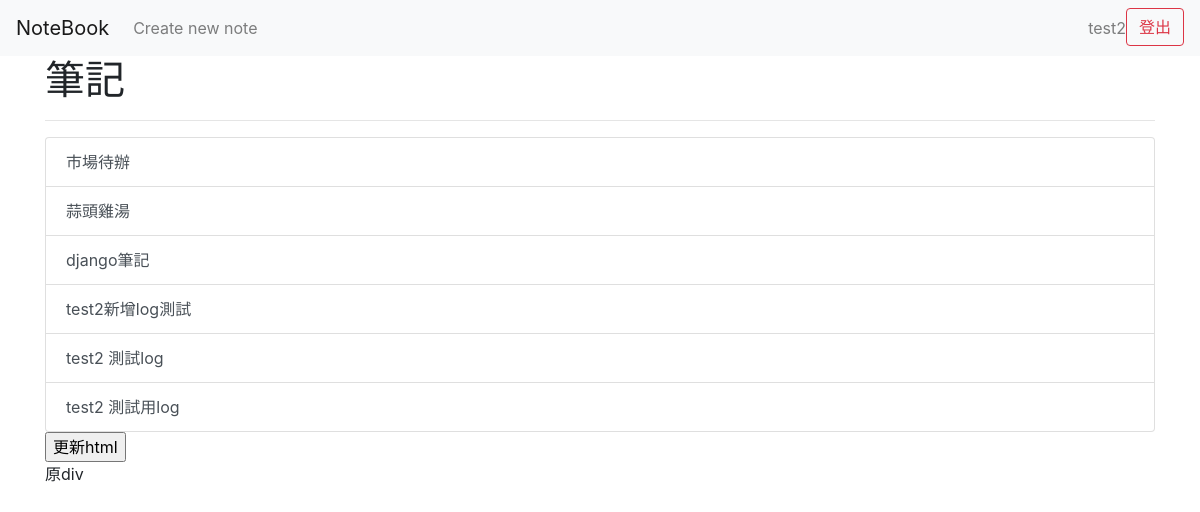
/notes/list/ (signed in), run on an earlier commit of the app's database.
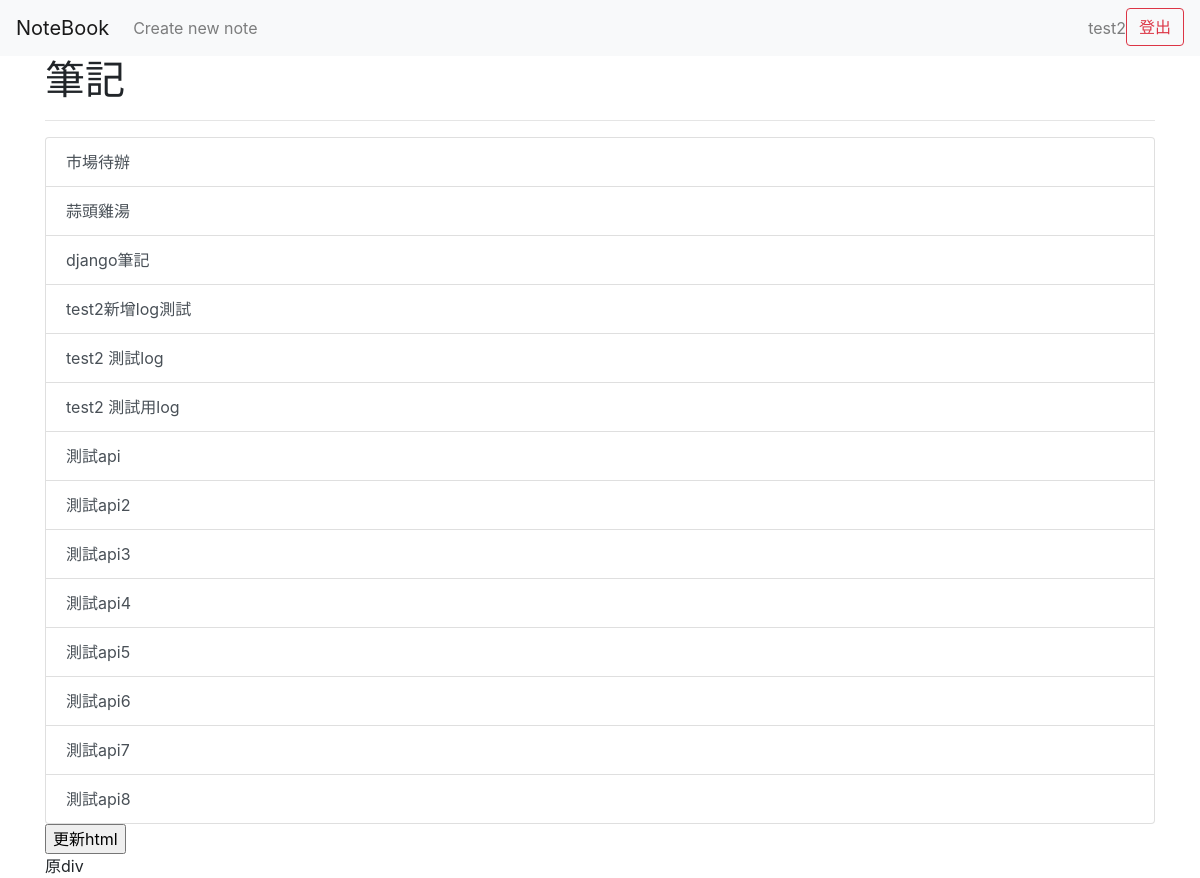
And on a later commit of the database.
### notes/models.py (models this page shows, shortened)
class Note(models.Model):
    title = models.CharField(max_length=20, help_text="筆記標題")
    content = models.TextField(max_length=200, help_text="內容")
    created_at = models.DateTimeField(auto_now=True, help_text="建立時間")
    category = models.ForeignKey(Category,
                                 on_delete=models.CASCADE,
                                 related_name='notes',
                                 help_text="分類")
    author = models.ForeignKey(User,
                               on_delete=models.CASCADE,
                               related_name='notes',
                               blank=True, null=True,
                               help_text="作者")

### notes/views.py (the view)
# urls.py: path('list/', views.NoteListView.as_view(), name='list'),
class NoteListView(LoginRequiredMixin, generic.ListView):
    model = Note
    def get_queryset(self):
        return Note.objects.filter(author=self.request.user)
    def get_context_data(self, **kwargs):
        context = super().get_context_data(**kwargs)
        context["title"] = "筆記"
        return context

### notes/templates/notes/note_list.html
{% extends "notes/base.html" %}
{% block container %}
    {% if note_list %}
        <div class="list-group">
            {% for note in note_list %}
                <a href="{% url 'note:detail' note.pk %}" class="list-group-item list-group-item-action">{{ note.title }}</a>
            {% endfor %}
        </div>
    {% endif %}
    <input type="button" value="更新html" id="btn">
    <div id="msg">原div</div>
{% endblock %}

### notes/templates/notes/base.html (shortened to what this page needs)
<!doctype html>
<html lang="en">
  <head>
    <link rel="stylesheet" href="https://cdn.jsdelivr.net/npm/bootstrap@4.6.2/dist/css/bootstrap.min.css">
  </head>
  <body>
    <nav class="navbar navbar-expand-lg navbar-light bg-light">
        <a class="navbar-brand" href="{% url 'note:list' %}">NoteBook</a>
        <div class="collapse navbar-collapse" id="navbarNavAltMarkup">
            <div class="navbar-nav">
              <a class="nav-link {% if request.path == '/notes/new/' %}active{% endif %}" href="{% url 'note:create' %}">Create new note</a>
            </div>
        </div>
        <div class="d-flex justify-content-end collapse navbar-collapse" id="navbarNavAltMarkup">
            <div class="d-flex justify-content-end navbar-nav ">
              {% if user.is_authenticated %}<span class="navbar-text">{{ user.username }}</span>{% endif %}
              {% if user.is_authenticated %}
              <form method="post" action="{% url 'users:logout' %}">
                <button type="submit" class="btn btn-outline-danger">登出</button>
              </form>
              {% endif %}
            </div>
        </div>
    </nav>
    <div class="container">
        <h1>{{ title }}</h1>
        <hr/>
        {% block container %}
        {% endblock %}
    </div>
    {% load static %}
  </body>
</html>

What changed in the data, as far as the page shows it:
added Note: title "測試api"
added Note: title "測試api2"
added Note: title "測試api3"
added Note: title "測試api4"
added Note: title "測試api5"
added Note: title "測試api6"
added Note: title "測試api7"
added Note: title "測試api8"
